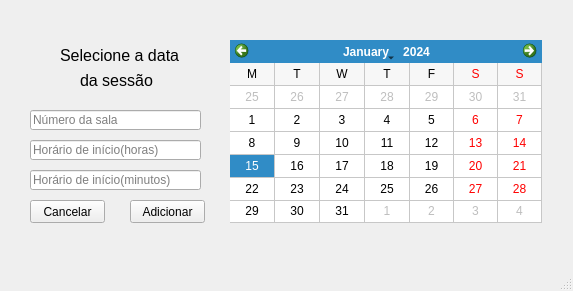
<?xml version="1.0" encoding="UTF-8"?>
<ui version="4.0">
 <class>MainWindow</class>
 <widget class="QMainWindow" name="MainWindow">
  <property name="geometry">
   <rect>
    <x>0</x>
    <y>0</y>
    <width>573</width>
    <height>291</height>
   </rect>
  </property>
  <property name="windowTitle">
   <string>MainWindow</string>
  </property>
  <property name="layoutDirection">
   <enum>Qt::LeftToRight</enum>
  </property>
  <widget class="QWidget" name="centralwidget">
   <widget class="QPushButton" name="pushButton">
    <property name="geometry">
     <rect>
      <x>30</x>
      <y>200</y>
      <width>75</width>
      <height>23</height>
     </rect>
    </property>
    <property name="text">
     <string>Cancelar</string>
    </property>
   </widget>
   <widget class="QPushButton" name="pushButton_2">
    <property name="geometry">
     <rect>
      <x>130</x>
      <y>200</y>
      <width>75</width>
      <height>23</height>
     </rect>
    </property>
    <property name="text">
     <string>Adicionar</string>
    </property>
   </widget>
   <widget class="QLineEdit" name="lineEdit_4">
    <property name="geometry">
     <rect>
      <x>30</x>
      <y>110</y>
      <width>171</width>
      <height>20</height>
     </rect>
    </property>
    <property name="placeholderText">
     <string>Número da sala</string>
    </property>
   </widget>
   <widget class="QLineEdit" name="lineEdit_5">
    <property name="geometry">
     <rect>
      <x>30</x>
      <y>140</y>
      <width>171</width>
      <height>20</height>
     </rect>
    </property>
    <property name="placeholderText">
     <string>Horário de início(horas)</string>
    </property>
   </widget>
   <widget class="QCalendarWidget" name="calendarWidget">
    <property name="geometry">
     <rect>
      <x>230</x>
      <y>40</y>
      <width>312</width>
      <height>183</height>
     </rect>
    </property>
    <property name="gridVisible">
     <bool>true</bool>
    </property>
    <property name="horizontalHeaderFormat">
     <enum>QCalendarWidget::SingleLetterDayNames</enum>
    </property>
    <property name="verticalHeaderFormat">
     <enum>QCalendarWidget::NoVerticalHeader</enum>
    </property>
    <property name="navigationBarVisible">
     <bool>true</bool>
    </property>
    <property name="dateEditEnabled">
     <bool>true</bool>
    </property>
   </widget>
   <widget class="QLabel" name="label">
    <property name="geometry">
     <rect>
      <x>60</x>
      <y>40</y>
      <width>121</width>
      <height>31</height>
     </rect>
    </property>
    <property name="font">
     <font>
      <pointsize>12</pointsize>
     </font>
    </property>
    <property name="text">
     <string>Selecione a data</string>
    </property>
   </widget>
   <widget class="QLabel" name="label_2">
    <property name="geometry">
     <rect>
      <x>80</x>
      <y>70</y>
      <width>81</width>
      <height>21</height>
     </rect>
    </property>
    <property name="font">
     <font>
      <pointsize>12</pointsize>
     </font>
    </property>
    <property name="text">
     <string>da sessão </string>
    </property>
   </widget>
   <widget class="QLineEdit" name="lineEdit_6">
    <property name="geometry">
     <rect>
      <x>30</x>
      <y>170</y>
      <width>171</width>
      <height>20</height>
     </rect>
    </property>
    <property name="placeholderText">
     <string>Horário de início(minutos)</string>
    </property>
   </widget>
  </widget>
  <widget class="QMenuBar" name="menubar">
   <property name="geometry">
    <rect>
     <x>0</x>
     <y>0</y>
     <width>573</width>
     <height>21</height>
    </rect>
   </property>
  </widget>
  <widget class="QStatusBar" name="statusbar"/>
 </widget>
 <resources/>
 <connections/>
</ui>
